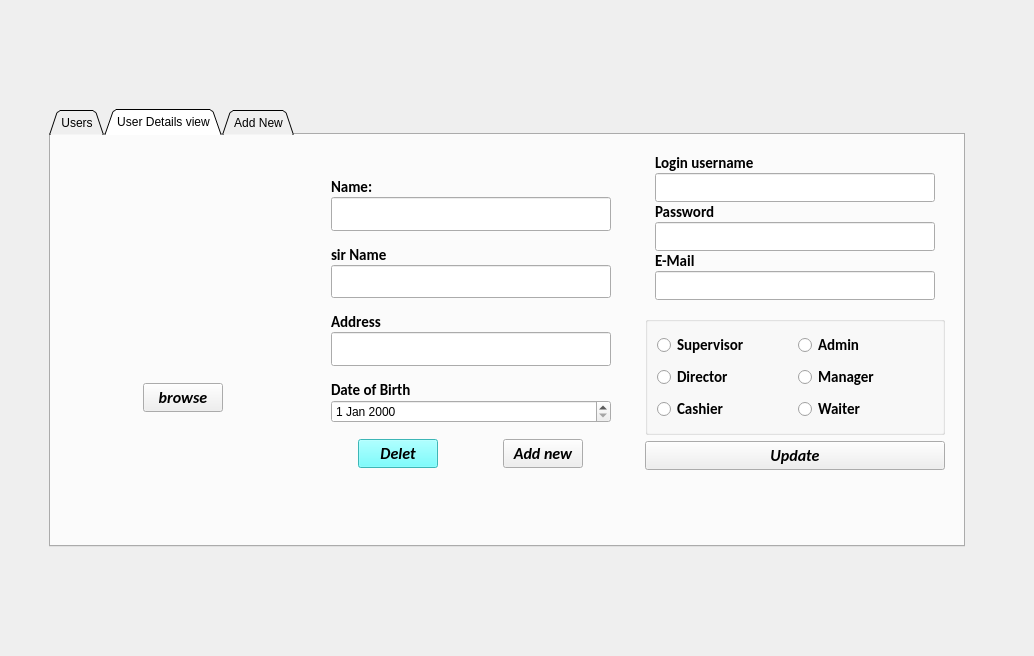
<?xml version="1.0" encoding="UTF-8"?>
<ui version="4.0">
 <class>Employee</class>
 <widget class="QMainWindow" name="Employee">
  <property name="geometry">
   <rect>
    <x>0</x>
    <y>0</y>
    <width>1034</width>
    <height>631</height>
   </rect>
  </property>
  <property name="windowTitle">
   <string>MainWindow</string>
  </property>
  <property name="windowIcon">
   <iconset resource="images.qrc">
    <normaloff>:/images/logo.png</normaloff>:/images/logo.png</iconset>
  </property>
  <widget class="QWidget" name="centralwidget">
   <layout class="QGridLayout" name="gridLayout">
    <item row="1" column="2">
     <spacer name="horizontalSpacer_2">
      <property name="orientation">
       <enum>Qt::Horizontal</enum>
      </property>
      <property name="sizeType">
       <enum>QSizePolicy::Fixed</enum>
      </property>
      <property name="sizeHint" stdset="0">
       <size>
        <width>60</width>
        <height>20</height>
       </size>
      </property>
     </spacer>
    </item>
    <item row="1" column="0">
     <spacer name="horizontalSpacer_3">
      <property name="orientation">
       <enum>Qt::Horizontal</enum>
      </property>
      <property name="sizeType">
       <enum>QSizePolicy::Fixed</enum>
      </property>
      <property name="sizeHint" stdset="0">
       <size>
        <width>40</width>
        <height>20</height>
       </size>
      </property>
     </spacer>
    </item>
    <item row="2" column="1">
     <spacer name="verticalSpacer_3">
      <property name="orientation">
       <enum>Qt::Vertical</enum>
      </property>
      <property name="sizeType">
       <enum>QSizePolicy::Fixed</enum>
      </property>
      <property name="sizeHint" stdset="0">
       <size>
        <width>20</width>
        <height>100</height>
       </size>
      </property>
     </spacer>
    </item>
    <item row="0" column="1">
     <spacer name="verticalSpacer_2">
      <property name="orientation">
       <enum>Qt::Vertical</enum>
      </property>
      <property name="sizeType">
       <enum>QSizePolicy::Fixed</enum>
      </property>
      <property name="sizeHint" stdset="0">
       <size>
        <width>20</width>
        <height>100</height>
       </size>
      </property>
     </spacer>
    </item>
    <item row="1" column="1">
     <widget class="QTabWidget" name="tabWidget">
      <property name="enabled">
       <bool>true</bool>
      </property>
      <property name="tabShape">
       <enum>QTabWidget::Triangular</enum>
      </property>
      <property name="currentIndex">
       <number>1</number>
      </property>
      <widget class="QWidget" name="tbusers">
       <attribute name="title">
        <string>Users</string>
       </attribute>
       <layout class="QGridLayout" name="gridLayout_6">
        <item row="0" column="0">
         <widget class="QWidget" name="displayallemployee" native="true"/>
        </item>
       </layout>
      </widget>
      <widget class="QWidget" name="tbuserdetails">
       <property name="enabled">
        <bool>true</bool>
       </property>
       <attribute name="title">
        <string>User Details view</string>
       </attribute>
       <layout class="QHBoxLayout" name="horizontalLayout_2">
        <item>
         <layout class="QHBoxLayout" name="horizontalLayout">
          <property name="sizeConstraint">
           <enum>QLayout::SetFixedSize</enum>
          </property>
          <item>
           <widget class="QWidget" name="widget_4" native="true">
            <property name="enabled">
             <bool>true</bool>
            </property>
            <property name="sizePolicy">
             <sizepolicy hsizetype="Preferred" vsizetype="Expanding">
              <horstretch>0</horstretch>
              <verstretch>0</verstretch>
             </sizepolicy>
            </property>
            <layout class="QGridLayout" name="gridLayout_3">
             <item row="1" column="0" alignment="Qt::AlignHCenter">
              <widget class="QPushButton" name="btnbrowseforimage">
               <property name="sizePolicy">
                <sizepolicy hsizetype="Fixed" vsizetype="Fixed">
                 <horstretch>0</horstretch>
                 <verstretch>0</verstretch>
                </sizepolicy>
               </property>
               <property name="font">
                <font>
                 <family>Calibri</family>
                 <pointsize>12</pointsize>
                 <weight>75</weight>
                 <italic>true</italic>
                 <bold>true</bold>
                </font>
               </property>
               <property name="text">
                <string>browse</string>
               </property>
              </widget>
             </item>
             <item row="2" column="0">
              <spacer name="verticalSpacer">
               <property name="orientation">
                <enum>Qt::Vertical</enum>
               </property>
               <property name="sizeType">
                <enum>QSizePolicy::Fixed</enum>
               </property>
               <property name="sizeHint" stdset="0">
                <size>
                 <width>0</width>
                 <height>115</height>
                </size>
               </property>
              </spacer>
             </item>
             <item row="0" column="0">
              <widget class="QLabel" name="lblimage">
               <property name="sizePolicy">
                <sizepolicy hsizetype="Preferred" vsizetype="Preferred">
                 <horstretch>0</horstretch>
                 <verstretch>0</verstretch>
                </sizepolicy>
               </property>
               <property name="baseSize">
                <size>
                 <width>36</width>
                 <height>46</height>
                </size>
               </property>
               <property name="text">
                <string/>
               </property>
              </widget>
             </item>
            </layout>
           </widget>
          </item>
         </layout>
        </item>
        <item>
         <layout class="QHBoxLayout" name="horizontalLayout_5">
          <item>
           <widget class="QWidget" name="widget" native="true">
            <property name="sizePolicy">
             <sizepolicy hsizetype="Fixed" vsizetype="Expanding">
              <horstretch>0</horstretch>
              <verstretch>0</verstretch>
             </sizepolicy>
            </property>
            <layout class="QGridLayout" name="gridLayout_4">
             <item row="0" column="0">
              <layout class="QVBoxLayout" name="verticalLayout_2">
               <property name="spacing">
                <number>0</number>
               </property>
               <property name="leftMargin">
                <number>10</number>
               </property>
               <property name="topMargin">
                <number>10</number>
               </property>
               <property name="rightMargin">
                <number>10</number>
               </property>
               <property name="bottomMargin">
                <number>10</number>
               </property>
               <item alignment="Qt::AlignBottom">
                <widget class="QLabel" name="label">
                 <property name="sizePolicy">
                  <sizepolicy hsizetype="Preferred" vsizetype="Expanding">
                   <horstretch>0</horstretch>
                   <verstretch>0</verstretch>
                  </sizepolicy>
                 </property>
                 <property name="font">
                  <font>
                   <family>Calibri</family>
                   <pointsize>11</pointsize>
                   <weight>75</weight>
                   <bold>true</bold>
                  </font>
                 </property>
                 <property name="text">
                  <string>Name:    </string>
                 </property>
                </widget>
               </item>
               <item>
                <widget class="QLineEdit" name="lblname">
                 <property name="sizePolicy">
                  <sizepolicy hsizetype="Preferred" vsizetype="Preferred">
                   <horstretch>0</horstretch>
                   <verstretch>0</verstretch>
                  </sizepolicy>
                 </property>
                 <property name="font">
                  <font>
                   <family>Calibri</family>
                   <pointsize>11</pointsize>
                   <weight>75</weight>
                   <bold>true</bold>
                  </font>
                 </property>
                </widget>
               </item>
               <item alignment="Qt::AlignBottom">
                <widget class="QLabel" name="label_3">
                 <property name="sizePolicy">
                  <sizepolicy hsizetype="Preferred" vsizetype="Expanding">
                   <horstretch>0</horstretch>
                   <verstretch>0</verstretch>
                  </sizepolicy>
                 </property>
                 <property name="font">
                  <font>
                   <family>Calibri</family>
                   <pointsize>11</pointsize>
                   <weight>75</weight>
                   <bold>true</bold>
                  </font>
                 </property>
                 <property name="text">
                  <string>sir Name</string>
                 </property>
                </widget>
               </item>
               <item>
                <widget class="QLineEdit" name="lblsname">
                 <property name="sizePolicy">
                  <sizepolicy hsizetype="Preferred" vsizetype="Preferred">
                   <horstretch>0</horstretch>
                   <verstretch>0</verstretch>
                  </sizepolicy>
                 </property>
                 <property name="font">
                  <font>
                   <family>Calibri</family>
                   <pointsize>11</pointsize>
                   <weight>75</weight>
                   <bold>true</bold>
                  </font>
                 </property>
                </widget>
               </item>
               <item alignment="Qt::AlignBottom">
                <widget class="QLabel" name="label_4">
                 <property name="sizePolicy">
                  <sizepolicy hsizetype="Preferred" vsizetype="Expanding">
                   <horstretch>0</horstretch>
                   <verstretch>0</verstretch>
                  </sizepolicy>
                 </property>
                 <property name="font">
                  <font>
                   <family>Calibri</family>
                   <pointsize>11</pointsize>
                   <weight>75</weight>
                   <bold>true</bold>
                  </font>
                 </property>
                 <property name="text">
                  <string>Address</string>
                 </property>
                </widget>
               </item>
               <item>
                <widget class="QLineEdit" name="lbladdress">
                 <property name="sizePolicy">
                  <sizepolicy hsizetype="Preferred" vsizetype="Preferred">
                   <horstretch>0</horstretch>
                   <verstretch>0</verstretch>
                  </sizepolicy>
                 </property>
                 <property name="font">
                  <font>
                   <family>Calibri</family>
                   <pointsize>11</pointsize>
                   <weight>75</weight>
                   <bold>true</bold>
                  </font>
                 </property>
                </widget>
               </item>
               <item alignment="Qt::AlignBottom">
                <widget class="QLabel" name="label_5">
                 <property name="sizePolicy">
                  <sizepolicy hsizetype="Preferred" vsizetype="Expanding">
                   <horstretch>0</horstretch>
                   <verstretch>0</verstretch>
                  </sizepolicy>
                 </property>
                 <property name="font">
                  <font>
                   <family>Calibri</family>
                   <pointsize>11</pointsize>
                   <weight>75</weight>
                   <bold>true</bold>
                  </font>
                 </property>
                 <property name="text">
                  <string>Date of Birth</string>
                 </property>
                </widget>
               </item>
               <item>
                <widget class="QDateEdit" name="dateEditDOB"/>
               </item>
              </layout>
             </item>
             <item row="1" column="0">
              <layout class="QHBoxLayout" name="horizontalLayout_4">
               <item>
                <widget class="QPushButton" name="pushButton_2">
                 <property name="sizePolicy">
                  <sizepolicy hsizetype="Fixed" vsizetype="Fixed">
                   <horstretch>0</horstretch>
                   <verstretch>0</verstretch>
                  </sizepolicy>
                 </property>
                 <property name="font">
                  <font>
                   <family>Calibri</family>
                   <pointsize>12</pointsize>
                   <weight>75</weight>
                   <italic>true</italic>
                   <bold>true</bold>
                  </font>
                 </property>
                 <property name="styleSheet">
                  <string notr="true">
background-color: rgb(85, 255, 255);</string>
                 </property>
                 <property name="text">
                  <string>Delet</string>
                 </property>
                </widget>
               </item>
               <item>
                <spacer name="horizontalSpacer">
                 <property name="orientation">
                  <enum>Qt::Horizontal</enum>
                 </property>
                 <property name="sizeType">
                  <enum>QSizePolicy::Fixed</enum>
                 </property>
                 <property name="sizeHint" stdset="0">
                  <size>
                   <width>22</width>
                   <height>20</height>
                  </size>
                 </property>
                </spacer>
               </item>
               <item>
                <widget class="QPushButton" name="btnaddnew">
                 <property name="sizePolicy">
                  <sizepolicy hsizetype="Fixed" vsizetype="Fixed">
                   <horstretch>0</horstretch>
                   <verstretch>0</verstretch>
                  </sizepolicy>
                 </property>
                 <property name="font">
                  <font>
                   <family>Calibri</family>
                   <pointsize>12</pointsize>
                   <weight>75</weight>
                   <italic>true</italic>
                   <bold>true</bold>
                  </font>
                 </property>
                 <property name="text">
                  <string>Add new</string>
                 </property>
                </widget>
               </item>
              </layout>
             </item>
             <item row="2" column="0">
              <spacer name="verticalSpacer_4">
               <property name="orientation">
                <enum>Qt::Vertical</enum>
               </property>
               <property name="sizeType">
                <enum>QSizePolicy::Fixed</enum>
               </property>
               <property name="sizeHint" stdset="0">
                <size>
                 <width>300</width>
                 <height>59</height>
                </size>
               </property>
              </spacer>
             </item>
            </layout>
           </widget>
          </item>
         </layout>
        </item>
        <item>
         <layout class="QHBoxLayout" name="horizontalLayout_3">
          <item>
           <widget class="QWidget" name="widget_2" native="true">
            <layout class="QGridLayout" name="gridLayout_5">
             <item row="2" column="0">
              <widget class="QPushButton" name="btnupdateemployee">
               <property name="font">
                <font>
                 <family>Calibri</family>
                 <pointsize>12</pointsize>
                 <weight>75</weight>
                 <italic>true</italic>
                 <bold>true</bold>
                </font>
               </property>
               <property name="text">
                <string>Update</string>
               </property>
              </widget>
             </item>
             <item row="1" column="0">
              <widget class="QGroupBox" name="Rolesgorupbox">
               <property name="title">
                <string/>
               </property>
               <layout class="QGridLayout" name="gridLayout_7">
                <item row="0" column="0">
                 <layout class="QGridLayout" name="gridLayout_2">
                  <item row="0" column="0">
                   <widget class="QRadioButton" name="rdbSupervisor">
                    <property name="font">
                     <font>
                      <family>Calibri</family>
                      <pointsize>11</pointsize>
                      <weight>75</weight>
                      <bold>true</bold>
                     </font>
                    </property>
                    <property name="text">
                     <string>Supervisor</string>
                    </property>
                   </widget>
                  </item>
                  <item row="0" column="1">
                   <widget class="QRadioButton" name="rdbAdmin">
                    <property name="font">
                     <font>
                      <family>Calibri</family>
                      <pointsize>11</pointsize>
                      <weight>75</weight>
                      <bold>true</bold>
                     </font>
                    </property>
                    <property name="text">
                     <string>Admin</string>
                    </property>
                   </widget>
                  </item>
                  <item row="1" column="0">
                   <widget class="QRadioButton" name="rdbDirector">
                    <property name="font">
                     <font>
                      <family>Calibri</family>
                      <pointsize>11</pointsize>
                      <weight>75</weight>
                      <bold>true</bold>
                     </font>
                    </property>
                    <property name="text">
                     <string>Director</string>
                    </property>
                   </widget>
                  </item>
                  <item row="1" column="1">
                   <widget class="QRadioButton" name="rdbManager">
                    <property name="font">
                     <font>
                      <family>Calibri</family>
                      <pointsize>11</pointsize>
                      <weight>75</weight>
                      <bold>true</bold>
                     </font>
                    </property>
                    <property name="text">
                     <string>Manager</string>
                    </property>
                   </widget>
                  </item>
                  <item row="2" column="0">
                   <widget class="QRadioButton" name="rdbCashier">
                    <property name="font">
                     <font>
                      <family>Calibri</family>
                      <pointsize>11</pointsize>
                      <weight>75</weight>
                      <bold>true</bold>
                     </font>
                    </property>
                    <property name="text">
                     <string>Cashier</string>
                    </property>
                   </widget>
                  </item>
                  <item row="2" column="1">
                   <widget class="QRadioButton" name="rdbWaiter">
                    <property name="font">
                     <font>
                      <family>Calibri</family>
                      <pointsize>11</pointsize>
                      <weight>75</weight>
                      <bold>true</bold>
                     </font>
                    </property>
                    <property name="text">
                     <string>Waiter</string>
                    </property>
                   </widget>
                  </item>
                 </layout>
                </item>
               </layout>
              </widget>
             </item>
             <item row="0" column="0">
              <layout class="QVBoxLayout" name="verticalLayout_3">
               <property name="spacing">
                <number>0</number>
               </property>
               <property name="leftMargin">
                <number>10</number>
               </property>
               <property name="rightMargin">
                <number>10</number>
               </property>
               <property name="bottomMargin">
                <number>10</number>
               </property>
               <item>
                <widget class="QLabel" name="label_2">
                 <property name="sizePolicy">
                  <sizepolicy hsizetype="Fixed" vsizetype="Fixed">
                   <horstretch>0</horstretch>
                   <verstretch>0</verstretch>
                  </sizepolicy>
                 </property>
                 <property name="font">
                  <font>
                   <family>Calibri</family>
                   <pointsize>11</pointsize>
                   <weight>75</weight>
                   <bold>true</bold>
                  </font>
                 </property>
                 <property name="text">
                  <string>Login username</string>
                 </property>
                </widget>
               </item>
               <item>
                <widget class="QLineEdit" name="lblusername">
                 <property name="sizePolicy">
                  <sizepolicy hsizetype="Preferred" vsizetype="Fixed">
                   <horstretch>0</horstretch>
                   <verstretch>0</verstretch>
                  </sizepolicy>
                 </property>
                 <property name="font">
                  <font>
                   <family>Calibri</family>
                   <pointsize>12</pointsize>
                   <weight>75</weight>
                   <bold>true</bold>
                  </font>
                 </property>
                </widget>
               </item>
               <item>
                <widget class="QLabel" name="label_6">
                 <property name="sizePolicy">
                  <sizepolicy hsizetype="Fixed" vsizetype="Fixed">
                   <horstretch>0</horstretch>
                   <verstretch>0</verstretch>
                  </sizepolicy>
                 </property>
                 <property name="font">
                  <font>
                   <family>Calibri</family>
                   <pointsize>11</pointsize>
                   <weight>75</weight>
                   <bold>true</bold>
                  </font>
                 </property>
                 <property name="text">
                  <string>Password</string>
                 </property>
                </widget>
               </item>
               <item>
                <widget class="QLineEdit" name="lblpassword">
                 <property name="sizePolicy">
                  <sizepolicy hsizetype="Preferred" vsizetype="Fixed">
                   <horstretch>0</horstretch>
                   <verstretch>0</verstretch>
                  </sizepolicy>
                 </property>
                 <property name="font">
                  <font>
                   <family>Calibri</family>
                   <pointsize>12</pointsize>
                   <weight>75</weight>
                   <bold>true</bold>
                  </font>
                 </property>
                </widget>
               </item>
               <item>
                <widget class="QLabel" name="label_7">
                 <property name="sizePolicy">
                  <sizepolicy hsizetype="Fixed" vsizetype="Fixed">
                   <horstretch>0</horstretch>
                   <verstretch>0</verstretch>
                  </sizepolicy>
                 </property>
                 <property name="font">
                  <font>
                   <family>Calibri</family>
                   <pointsize>11</pointsize>
                   <weight>75</weight>
                   <bold>true</bold>
                  </font>
                 </property>
                 <property name="text">
                  <string>E-Mail</string>
                 </property>
                </widget>
               </item>
               <item>
                <widget class="QLineEdit" name="lblemail">
                 <property name="sizePolicy">
                  <sizepolicy hsizetype="Preferred" vsizetype="Fixed">
                   <horstretch>0</horstretch>
                   <verstretch>0</verstretch>
                  </sizepolicy>
                 </property>
                 <property name="font">
                  <font>
                   <family>Calibri</family>
                   <pointsize>12</pointsize>
                   <weight>75</weight>
                   <bold>true</bold>
                  </font>
                 </property>
                </widget>
               </item>
              </layout>
             </item>
             <item row="3" column="0">
              <spacer name="verticalSpacer_5">
               <property name="orientation">
                <enum>Qt::Vertical</enum>
               </property>
               <property name="sizeType">
                <enum>QSizePolicy::Fixed</enum>
               </property>
               <property name="sizeHint" stdset="0">
                <size>
                 <width>300</width>
                 <height>57</height>
                </size>
               </property>
              </spacer>
             </item>
            </layout>
           </widget>
          </item>
         </layout>
        </item>
       </layout>
      </widget>
      <widget class="QWidget" name="tbaddnew">
       <attribute name="title">
        <string>Add New</string>
       </attribute>
      </widget>
     </widget>
    </item>
   </layout>
  </widget>
 </widget>
 <resources>
  <include location="images.qrc"/>
 </resources>
 <connections/>
</ui>
